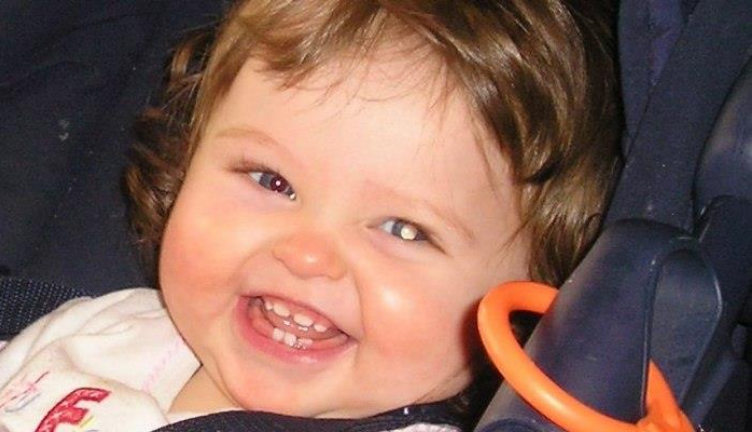
#> input picture crianca2.png, 752 x 432 px
$ python teste2.py
#> lines starting #> are read from the running program, lines starting #| are printed output that depends on the picture; after the words box and inside, x2 and y2 are one past the last pixel; in counts of white or black regions, pixels touching at a corner belong together; long printed decimals are rounded
from ast import List
import cv2
import numpy as np
from dataclasses import dataclass
import statistics
# Montar Classes


@dataclass
class FaceRoi:
    x: int
    y: int
    w: int
    h: int


@dataclass
class EyeRoi:
    x: int
    y: int
    w: int
    h: int


class Recognize:

    @classmethod
    def _recognize_face_roi(self, image):
        # Returns a tuple in cases that cannot define faces ROI
        face = face_cascade.detectMultiScale(image, 1.1, 10)
        if type(face) is tuple:
            print("Erro ao definir face")
            return False

            # Drawing rectangle around the face
        for(x, y,  w,  h) in face:
            face = FaceRoi(
                x=x,
                y=y,
                w=w,
                h=h
            )
            cv2.rectangle(img, (x, y), (x+w, y+h), (255, 0, 0), 3)
            print(f'\n\nX: {x}\nY: {y}\nW: {w}\nH: {h}')

        print("Sucesso ao definir Face")
        return face

    @classmethod
    def _recognize_eye_roi(self, image, face: FaceRoi):
        roi_face_gray = image[face.y:(face.y+face.h), face.x:(face.x+face.w)]
        roi_face_color = img[face.y:(face.y+face.h), face.x:(face.x+face.w)]
        eyes_roi = eye_cascade.detectMultiScale(roi_face_gray, 1.1, 10)
        eyes_list = []
        if type(eyes_roi) is tuple:
            print("Erro ao definir olhos")
            return False

        for (x_eye, y_eye, w_eye, h_eye) in eyes_roi:
            if x_eye == 74:
                continue
            eye = EyeRoi(
                x=x_eye,
                y=y_eye,
                w=w_eye,
                h=h_eye
            )
            eyes_list.append(eye)

            print(f'\n\nx_eye: {x_eye}\ny_eye: {y_eye}\nw_eye: {w_eye}\nh_eye: {h_eye}')


        # TRATA QUANDO TEM MAIS DE 3 ROIS
        if len(eyes_list) >= 3:
            print(f'\n\nEYES LIST: {len(eyes_list)}')
            # remove roi que estejam discrepantes
            roi_edge_list = []
            for eye in eyes_list:
                edge = eye.w
                roi_edge_list.append(edge)

            to_remove_list = []

            for edge in roi_edge_list:
                variacao_edge = (edge-statistics.mean(roi_edge_list))/edge*100
                print(f"\nVARIATION: {type(variacao_edge)}")
                print(f"\nEDGE VARIATION: {abs(variacao_edge)}")
                if int(abs(variacao_edge)) > 40:
                    print('\nREMOVER')
                    to_remove_list.append(edge)
                    roi_edge_list.remove(edge)


            for eye in eyes_list:
                if eye.w in to_remove_list:
                    eyes_list.remove(eye)

        # [30 lines of commented-out code are left out]
        white_pixels_list = []
        for eye in eyes_list:
            cv2.rectangle(
                roi_face_color,
                (eye.x, eye.y),
                (eye.x+eye.w, eye.y+eye.h),
                (0, 255, 0),
                2
            )
            roi_eye_gray = roi_face_gray[eye.y:eye.y+eye.h, eye.x:eye.x+eye.w]
            roi_eye_color = roi_face_color[eye.y:eye.y+eye.h, eye.x:eye.x+eye.w]
            roi_bgr = cv2.cvtColor(roi_eye_gray, cv2.COLOR_GRAY2BGR)
            _, thresh = cv2.threshold(roi_eye_gray, 92, 255, cv2.THRESH_BINARY_INV)
            morph_close = cv2.morphologyEx(thresh, cv2.MORPH_CLOSE, kernel)
            morph_open = cv2.morphologyEx(morph_close, cv2.MORPH_OPEN, kernel)


            # DAR UM JEITO DE CALCULAR A VARIACAO
            n_white_pix = np.sum(morph_open == 255)
            white_pixels_list.append(n_white_pix)
            print(f"n_white_pix {n_white_pix}")
            cv2.imshow("roi_eye_gray", morph_open)
            cv2.waitKey(0)
            cv2.destroyAllWindows()

        print("Sucesso ao definir olhos")
        return face, white_pixels_list


img = cv2.imread("crianca2.png")
#> img is the input picture: shape (432, 752, 3); mean B, G, R 91.4, 102, 134.4
# img = cv2.imread("mardita2.jpg")
# img = cv2.imread("mardita.jpg")
# variacao dos pixeis brancos
variacao_mardita2 = (4692-2628)/4692*100
variacao_crianca2 = (462-170)/462*100
variacao_mardita = (5334-4712)/5334*100
print(f"\n VARIACAO {variacao_mardita2}\n")
print(f"\n VARIACAO {variacao_crianca2}\n")
print(f"\n VARIACAO {variacao_mardita}\n")

face_cascade = cv2.CascadeClassifier('haarcascade/haarcascade_frontalface_default.xml')
eye_cascade = cv2.CascadeClassifier('haarcascade/haarcascade_eye.xml')
kernel = np.ones((3, 3), np.uint8)
# Creating an object faces
gray_img = cv2.cvtColor(img, cv2.COLOR_BGR2GRAY)
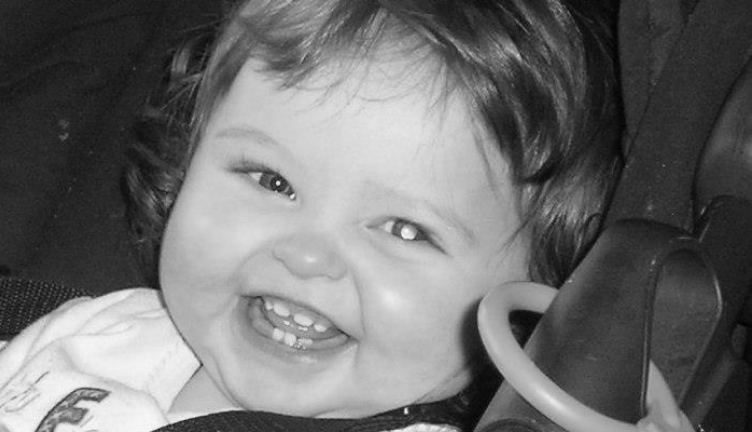
#> gray_img: shape (432, 752); min 1, max 250, mean 110.5

recognizer = Recognize()
recognized_face_roi = recognizer._recognize_face_roi(gray_img)
#> in _recognize_face_roi, `face = face_cascade.detectMultiScale(image, 1.1, 10)`: face = [[156, 66, 356, 356]]
#> the loop in _recognize_face_roi, `for(x, y,  w,  h) in face:` made 1 pass
#| X: 156
#| Y: 66
#| W: 356
#| H: 356
#> after the loop in _recognize_face_roi, `for(x, y,  w,  h) in face:`:
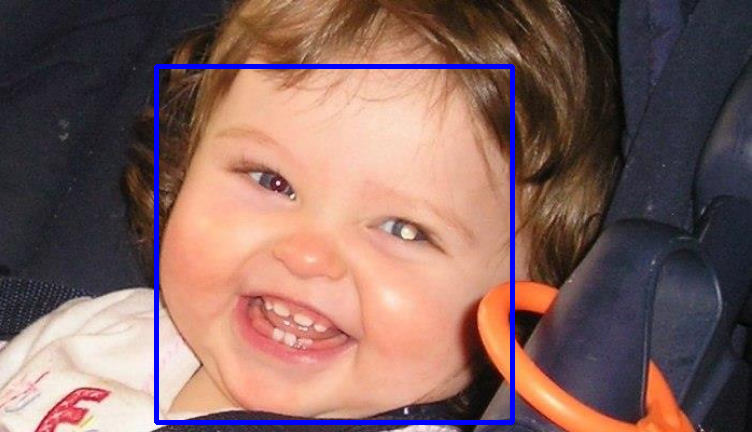
#> img: shape (432, 752, 3); 2.19% of pixels changed, all inside (x1, y1, x2, y2) = (154, 64, 515, 425)
recognized_face_roi, white_pixels_list = recognizer._recognize_eye_roi(
    image=gray_img,
    face=recognized_face_roi
)
#> in _recognize_eye_roi, `eyes_roi = eye_cascade.detectMultiScale(roi_face_gray, 1.1, 10)`: eyes_roi = [[212, 131, 68, 68], [74, 210, 79, 79], [63, 73, 86, 86]]
#> the loop in _recognize_eye_roi, `for (x_eye, y_eye, w_eye, h_eye) in eyes_roi:` made 3 passes
#| x_eye: 212
#| y_eye: 131
#| w_eye: 68
#| h_eye: 68
#| x_eye: 63
#| y_eye: 73
#| w_eye: 86
#| h_eye: 86
#> after the loop in _recognize_eye_roi, `for (x_eye, y_eye, w_eye, h_eye) in eyes_roi:`: eyes_list = 2 items
#> the loop in _recognize_eye_roi, `for eye in eyes_list:` made 2 passes
#> n_white_pix on passes 1 to 2: 170, 462
#| n_white_pix 170
#| n_white_pix 462
#> pass 1, in _recognize_eye_roi, `_, thresh = cv2.threshold(roi_eye_gray, 92, 255, cv2.THRESH_BINARY_INV)`:
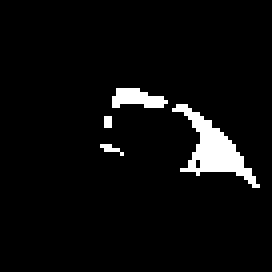
#> thresh: shape (68, 68) (shown 4 times larger); 4.7% white; 4 white regions (2 under 20 px), largest, box (x1, y1, x2, y2) and area: (43, 26, 65, 47) 154, (28, 22, 42, 27) 48
#> after the loop in _recognize_eye_roi, `for eye in eyes_list:`: morph_close: shape (86, 86); 6.8% white; 1 white region, box (x1, y1, x2, y2) and area: (16, 29, 75, 57) 500
#> after the loop in _recognize_eye_roi, `for eye in eyes_list:`:
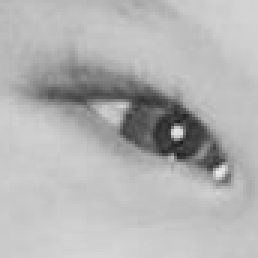
#> roi_eye_gray: shape (86, 86) (shown 3 times larger); min 28, max 236, mean 179.5
#> after the loop in _recognize_eye_roi, `for eye in eyes_list:`:
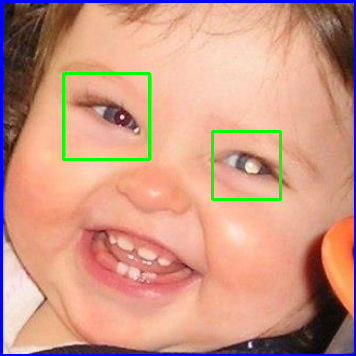
#> roi_face_color: shape (356, 356, 3); mean B, G, R 131.8, 152.1, 205.3
#> after the loop in _recognize_eye_roi, `for eye in eyes_list:`:
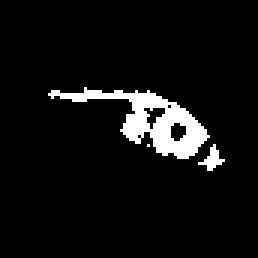
#> thresh: shape (86, 86) (shown 3 times larger); 6.2% white; 3 white regions (1 under 20 px), largest, box (x1, y1, x2, y2) and area: (16, 29, 70, 53) 423, (66, 48, 75, 57) 33
#> after the loop in _recognize_eye_roi, `for eye in eyes_list:`: white_pixels_list = [170, 462]
#> white_pixels_list = [170, 462]

max_value = max(white_pixels_list)
#> max_value = 462
min_value = min(white_pixels_list)
#> min_value = 170
percent_variation = (max_value-min_value)/max_value*100
#> percent_variation = 63.2
print(f"\n percent_variation {percent_variation}\n")
#|  percent_variation 63.203

cv2.imshow('img', img)
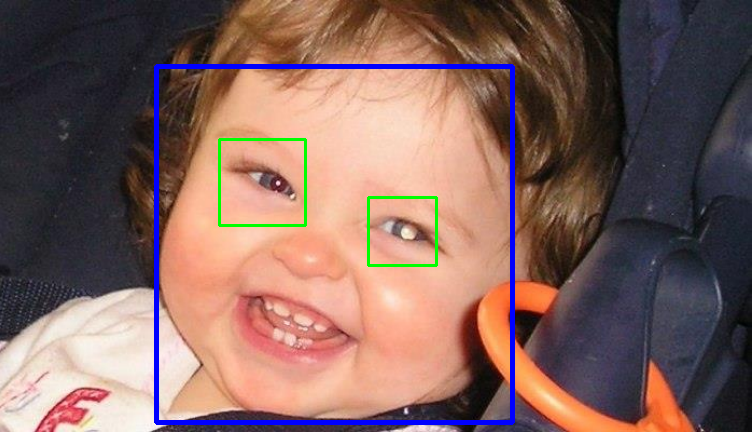
#> window 'img': shape (432, 752, 3); mean B, G, R 94.4, 100.5, 130.2
cv2.waitKey(0)
cv2.destroyAllWindows()

$ run again, with mardita.jpg saved as crianca2.png
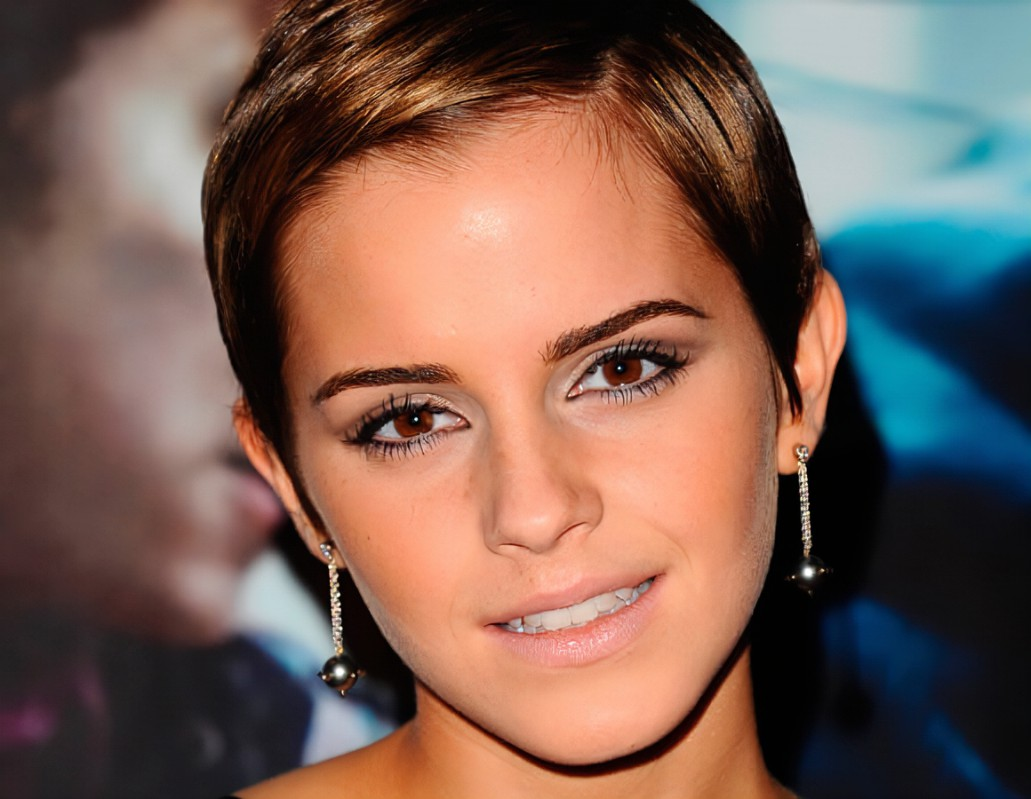
#> input picture mardita.jpg, 1031 x 799 px
#> img is the input picture: shape (799, 1031, 3); mean B, G, R 84.4, 94.5, 121.2
#> face = [[238, 170, 563, 563]]
#> the loop in _recognize_face_roi, `for(x, y,  w,  h) in face:` made 1 pass
#> (printed output is left out)
#> eyes_roi = [[90, 509, 25, 25], [101, 200, 111, 111], [320, 133, 130, 130]]
#> the loop in _recognize_eye_roi, `for (x_eye, y_eye, w_eye, h_eye) in eyes_roi:` made 3 passes
#> (printed output is left out)
#> after the loop in _recognize_eye_roi, `for (x_eye, y_eye, w_eye, h_eye) in eyes_roi:`: eyes_list = 3 items
#| EYES LIST: 3
#> the loop in _recognize_eye_roi, `for eye in eyes_list:` made 3 passes
#> edge on passes 1 to 3: 25, 111, 130
#> after the loop in _recognize_eye_roi, `for eye in eyes_list:`: roi_edge_list = [25, 111, 130]
#> the loop in _recognize_eye_roi, `for edge in roi_edge_list:` made 2 passes
#> (edge, variacao_edge) on passes 1 to 2: (25, -252), (130, 7.69)
#> (printed output is left out)
#> after the loop in _recognize_eye_roi, `for edge in roi_edge_list:`: roi_edge_list = [111, 130]; to_remove_list = [25]
#> the loop in _recognize_eye_roi, `for eye in eyes_list:` made 2 passes
#> after the loop in _recognize_eye_roi, `for eye in eyes_list:`: eyes_list = 2 items
#> the loop in _recognize_eye_roi, `for eye in eyes_list:` made 2 passes
#> n_white_pix on passes 1 to 2: 4712, 5334
#> (printed output is left out)
#> pass 1, in _recognize_eye_roi, `_, thresh = cv2.threshold(roi_eye_gray, 92, 255, cv2.THRESH_BINARY_INV)`:
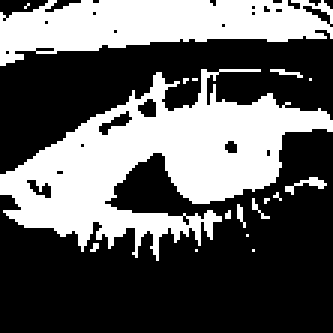
#> thresh: shape (111, 111) (shown 3 times larger); 37.7% white; 17 white regions (14 under 20 px), largest, box (x1, y1, x2, y2) and area: (0, 23, 111, 87) 3025, (0, 0, 111, 22) 1520, (95, 59, 109, 65) 29
#> after the loop in _recognize_eye_roi, `for eye in eyes_list:`: white_pixels_list = [4712, 5334]
#> max_value = 5334
#> min_value = 4712
#> percent_variation = 11.66
#|  percent_variation 11.661
#> `cv2.imshow('img', img)`:
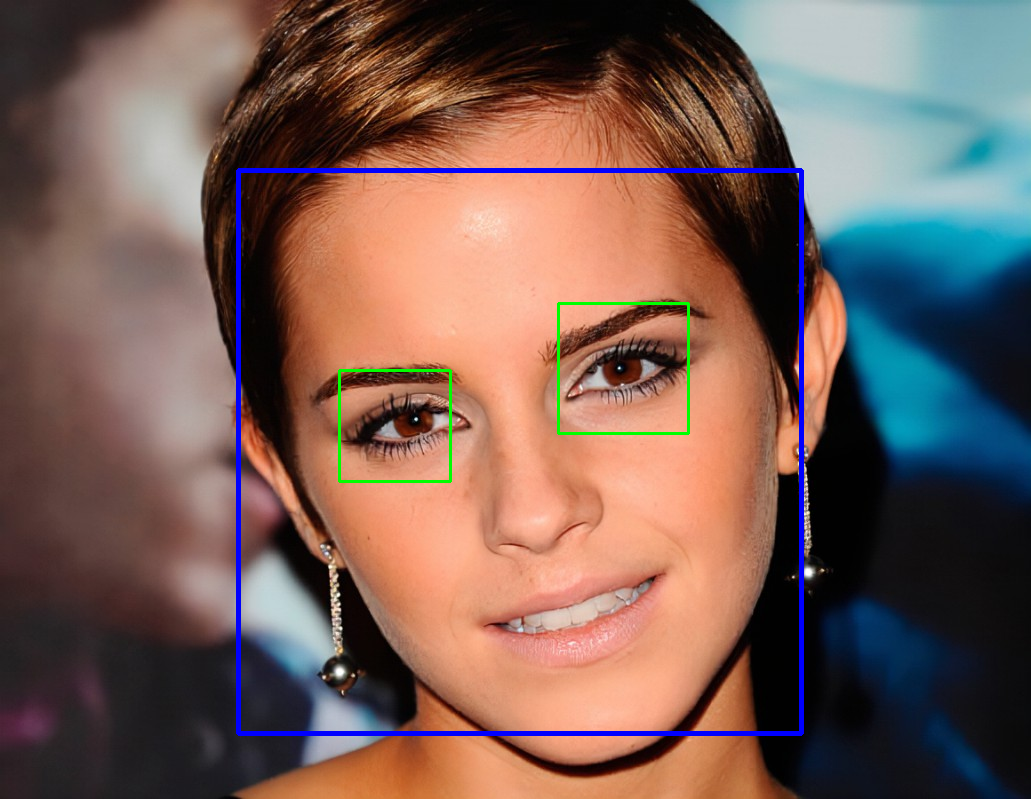
#> window 'img': shape (799, 1031, 3); mean B, G, R 86.7, 93.9, 118.9
